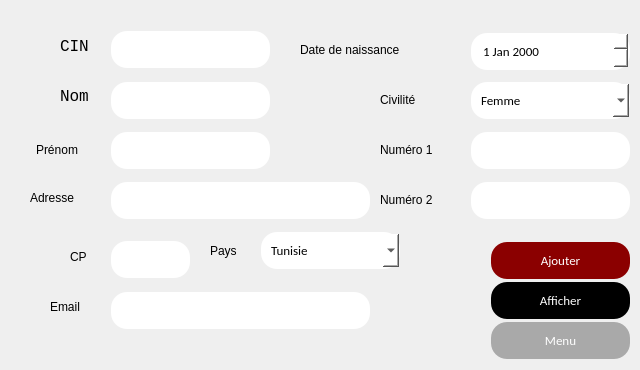
     <widget class="QWidget" name="page_9">
      <widget class="QLabel" name="label_44">
       <property name="geometry">
        <rect>
         <x>60</x>
         <y>40</y>
         <width>47</width>
         <height>13</height>
        </rect>
       </property>
       <property name="font">
        <font>
         <family>Courier New</family>
         <pointsize>12</pointsize>
         <weight>50</weight>
         <bold>false</bold>
        </font>
       </property>
       <property name="text">
        <string>CIN</string>
       </property>
      </widget>
      <widget class="QLabel" name="label_45">
       <property name="geometry">
        <rect>
         <x>60</x>
         <y>90</y>
         <width>47</width>
         <height>13</height>
        </rect>
       </property>
       <property name="font">
        <font>
         <family>Courier New</family>
         <pointsize>12</pointsize>
        </font>
       </property>
       <property name="text">
        <string>Nom</string>
       </property>
      </widget>
      <widget class="QLabel" name="label_46">
       <property name="geometry">
        <rect>
         <x>36</x>
         <y>140</y>
         <width>71</width>
         <height>20</height>
        </rect>
       </property>
       <property name="text">
        <string>Prénom</string>
       </property>
      </widget>
      <widget class="QLineEdit" name="lineEdit_35">
       <property name="geometry">
        <rect>
         <x>110</x>
         <y>29</y>
         <width>161</width>
         <height>41</height>
        </rect>
       </property>
       <property name="styleSheet">
        <string notr="true">background-color: white	;
  border: none;
  color: black;
  padding: 10px;
  text-align: center;
  text-decoration: none;
font-family:calibri;
  display: inline-block;
  font-size: 13px;
  margin: 2px 1px;
  border-radius : 16px;</string>
       </property>
      </widget>
      <widget class="QLineEdit" name="lineEdit_36">
       <property name="geometry">
        <rect>
         <x>110</x>
         <y>80</y>
         <width>161</width>
         <height>41</height>
        </rect>
       </property>
       <property name="styleSheet">
        <string notr="true">background-color: white	;
  border: none;
  color: black;
  padding: 10px;
  text-align: center;
  text-decoration: none;
font-family:calibri;
  display: inline-block;
  font-size: 13px;
  margin: 2px 1px;
  border-radius : 16px;</string>
       </property>
      </widget>
      <widget class="QLineEdit" name="lineEdit_37">
       <property name="geometry">
        <rect>
         <x>110</x>
         <y>130</y>
         <width>161</width>
         <height>41</height>
        </rect>
       </property>
       <property name="styleSheet">
        <string notr="true">background-color: white	;
  border: none;
  color: black;
  padding: 10px;
  text-align: center;
  text-decoration: none;
font-family:calibri;
  display: inline-block;
  font-size: 13px;
  margin: 2px 1px;
  border-radius : 16px;</string>
       </property>
      </widget>
      <widget class="QPushButton" name="pushButton_19">
       <property name="geometry">
        <rect>
         <x>490</x>
         <y>240</y>
         <width>141</width>
         <height>41</height>
        </rect>
       </property>
       <property name="styleSheet">
        <string notr="true">background-color: #8B0000	;
  border: none;
  color: white;
  padding: 10px;
  text-align: center;
  text-decoration: none;
font-family:calibri;
  display: inline-block;
  font-size: 13px;
  margin: 2px 1px;
  border-radius : 16px;</string>
       </property>
       <property name="text">
        <string>Ajouter</string>
       </property>
      </widget>
      <widget class="QPushButton" name="pushButton_20">
       <property name="geometry">
        <rect>
         <x>490</x>
         <y>280</y>
         <width>141</width>
         <height>41</height>
        </rect>
       </property>
       <property name="styleSheet">
        <string notr="true">background-color: black	;
  border: none;
  color: white;
  padding: 10px;
  text-align: center;
  text-decoration: none;
font-family:calibri;
  display: inline-block;
  font-size: 13px;
  margin: 2px 1px;
  border-radius : 16px;</string>
       </property>
       <property name="text">
        <string>Afficher</string>
       </property>
      </widget>
      <widget class="QLabel" name="label_47">
       <property name="geometry">
        <rect>
         <x>30</x>
         <y>190</y>
         <width>81</width>
         <height>16</height>
        </rect>
       </property>
       <property name="text">
        <string>Adresse</string>
       </property>
      </widget>
      <widget class="QLabel" name="label_48">
       <property name="geometry">
        <rect>
         <x>70</x>
         <y>250</y>
         <width>47</width>
         <height>13</height>
        </rect>
       </property>
       <property name="text">
        <string>CP</string>
       </property>
      </widget>
      <widget class="QComboBox" name="comboBox_7">
       <property name="geometry">
        <rect>
         <x>260</x>
         <y>230</y>
         <width>141</width>
         <height>41</height>
        </rect>
       </property>
       <property name="styleSheet">
        <string notr="true">background-color: white	;
  border: none;
  color: black;
  padding: 10px;
  text-align: center;
  text-decoration: none;
font-family:calibri;
  display: inline-block;
  font-size: 13px;
  margin: 2px 1px;
  border-radius : 16px;</string>
       </property>
       <item>
        <property name="text">
         <string>Tunisie</string>
        </property>
       </item>
       <item>
        <property name="text">
         <string>France</string>
        </property>
       </item>
       <item>
        <property name="text">
         <string>Algérie</string>
        </property>
       </item>
       <item>
        <property name="text">
         <string>Italie</string>
        </property>
       </item>
       <item>
        <property name="text">
         <string>Russie</string>
        </property>
       </item>
       <item>
        <property name="text">
         <string>US</string>
        </property>
       </item>
       <item>
        <property name="text">
         <string>USA</string>
        </property>
       </item>
       <item>
        <property name="text">
         <string>Espagne</string>
        </property>
       </item>
       <item>
        <property name="text">
         <string>Allemagne</string>
        </property>
       </item>
       <item>
        <property name="text">
         <string>Autre..</string>
        </property>
       </item>
      </widget>
      <widget class="QLabel" name="label_49">
       <property name="geometry">
        <rect>
         <x>210</x>
         <y>240</y>
         <width>47</width>
         <height>21</height>
        </rect>
       </property>
       <property name="text">
        <string>Pays</string>
       </property>
      </widget>
      <widget class="QLineEdit" name="lineEdit_38">
       <property name="geometry">
        <rect>
         <x>110</x>
         <y>180</y>
         <width>261</width>
         <height>41</height>
        </rect>
       </property>
       <property name="styleSheet">
        <string notr="true">background-color: white	;
  border: none;
  color: black;
  padding: 10px;
  text-align: center;
  text-decoration: none;
font-family:calibri;
  display: inline-block;
  font-size: 13px;
  margin: 2px 1px;
  border-radius : 16px;</string>
       </property>
      </widget>
      <widget class="QLineEdit" name="lineEdit_39">
       <property name="geometry">
        <rect>
         <x>110</x>
         <y>239</y>
         <width>81</width>
         <height>41</height>
        </rect>
       </property>
       <property name="styleSheet">
        <string notr="true">background-color: white	;
  border: none;
  color: black;
  padding: 10px;
  text-align: center;
  text-decoration: none;
font-family:calibri;
  display: inline-block;
  font-size: 13px;
  margin: 2px 1px;
  border-radius : 16px;</string>
       </property>
      </widget>
      <widget class="QLabel" name="label_50">
       <property name="geometry">
        <rect>
         <x>50</x>
         <y>300</y>
         <width>47</width>
         <height>13</height>
        </rect>
       </property>
       <property name="text">
        <string>Email</string>
       </property>
      </widget>
      <widget class="QLineEdit" name="lineEdit_40">
       <property name="geometry">
        <rect>
         <x>110</x>
         <y>290</y>
         <width>261</width>
         <height>41</height>
        </rect>
       </property>
       <property name="styleSheet">
        <string notr="true">background-color: white	;
  border: none;
  color: black;
  padding: 10px;
  text-align: center;
  text-decoration: none;
font-family:calibri;
  display: inline-block;
  font-size: 13px;
  margin: 2px 1px;
  border-radius : 16px;</string>
       </property>
      </widget>
      <widget class="QLabel" name="label_51">
       <property name="geometry">
        <rect>
         <x>380</x>
         <y>90</y>
         <width>81</width>
         <height>20</height>
        </rect>
       </property>
       <property name="text">
        <string>Civilité</string>
       </property>
      </widget>
      <widget class="QComboBox" name="comboBox_8">
       <property name="geometry">
        <rect>
         <x>470</x>
         <y>80</y>
         <width>161</width>
         <height>41</height>
        </rect>
       </property>
       <property name="styleSheet">
        <string notr="true">background-color: white	;
  border: none;
  color: black;
  padding: 10px;
  text-align: center;
  text-decoration: none;
font-family:calibri;
  display: inline-block;
  font-size: 13px;
  margin: 2px 1px;
  border-radius : 16px;</string>
       </property>
       <item>
        <property name="text">
         <string>Femme</string>
        </property>
       </item>
       <item>
        <property name="text">
         <string>Homme</string>
        </property>
       </item>
      </widget>
      <widget class="QLabel" name="label_52">
       <property name="geometry">
        <rect>
         <x>380</x>
         <y>140</y>
         <width>81</width>
         <height>20</height>
        </rect>
       </property>
       <property name="text">
        <string>Numéro 1</string>
       </property>
      </widget>
      <widget class="QLineEdit" name="lineEdit_41">
       <property name="geometry">
        <rect>
         <x>470</x>
         <y>130</y>
         <width>161</width>
         <height>41</height>
        </rect>
       </property>
       <property name="styleSheet">
        <string notr="true">background-color: white	;
  border: none;
  color: black;
  padding: 10px;
  text-align: center;
  text-decoration: none;
font-family:calibri;
  display: inline-block;
  font-size: 13px;
  margin: 2px 1px;
  border-radius : 16px;</string>
       </property>
      </widget>
      <widget class="QLabel" name="label_53">
       <property name="geometry">
        <rect>
         <x>380</x>
         <y>190</y>
         <width>91</width>
         <height>20</height>
        </rect>
       </property>
       <property name="text">
        <string>Numéro 2</string>
       </property>
      </widget>
      <widget class="QLineEdit" name="lineEdit_42">
       <property name="geometry">
        <rect>
         <x>470</x>
         <y>180</y>
         <width>161</width>
         <height>41</height>
        </rect>
       </property>
       <property name="styleSheet">
        <string notr="true">background-color: white	;
  border: none;
  color: black;
  padding: 10px;
  text-align: center;
  text-decoration: none;
font-family:calibri;
  display: inline-block;
  font-size: 13px;
  margin: 2px 1px;
  border-radius : 16px;</string>
       </property>
      </widget>
      <widget class="QDateEdit" name="dateEdit_3">
       <property name="geometry">
        <rect>
         <x>470</x>
         <y>31</y>
         <width>161</width>
         <height>41</height>
        </rect>
       </property>
       <property name="styleSheet">
        <string notr="true">background-color: white	;
  border: none;
  color: black;
  padding: 10px;
  text-align: center;
  text-decoration: none;
font-family:calibri;
  display: inline-block;
  font-size: 13px;
  margin: 2px 1px;
  border-radius : 16px;</string>
       </property>
      </widget>
      <widget class="QLabel" name="label_54">
       <property name="geometry">
        <rect>
         <x>300</x>
         <y>40</y>
         <width>171</width>
         <height>20</height>
        </rect>
       </property>
       <property name="text">
        <string>Date de naissance</string>
       </property>
      </widget>
      <widget class="QPushButton" name="pushButton_21">
       <property name="geometry">
        <rect>
         <x>490</x>
         <y>320</y>
         <width>141</width>
         <height>41</height>
        </rect>
       </property>
       <property name="styleSheet">
        <string notr="true">background-color: #A9A9A9		;
  border: none;
  color: white;
  padding: 10px;
  text-align: center;
  text-decoration: none;
font-family:calibri;
  display: inline-block;
  font-size: 13px;
  margin: 2px 1px;
  border-radius : 16px;</string>
       </property>
       <property name="text">
        <string>Menu</string>
       </property>
      </widget>
     </widget>
